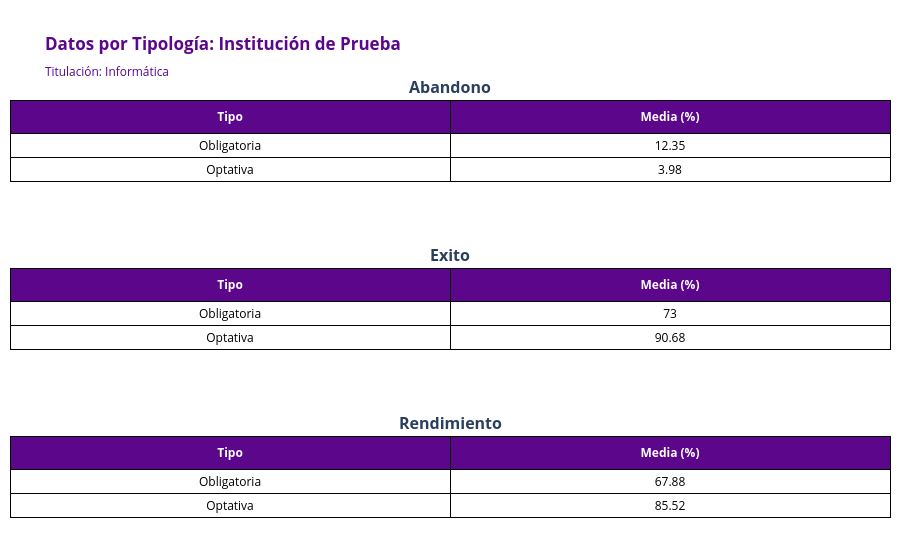

This figure's notebook cell:
### Markdown cell above
### Grafico Tabla Tipologia

### Code cell
import pandas as pd
import plotly.graph_objects as go
from plotly.subplots import make_subplots

def create_static_graph_course_tables(df, nombre_institucion, nombre_titulacion):
    # Agrupar por Curso y Tasa, calculando la media del Valor
    df_agrupado = df.groupby(['Tipo', 'Tasa'])['Valor'].mean().reset_index()
    df_agrupado['Valor'] = df_agrupado['Valor'].round(2)
    
    # Ordenar por Curso y Tasa
    df_agrupado = df_agrupado.sort_values(['Tipo', 'Tasa'])
    
    # Obtener las tasas únicas
    tasas_unicas = df_agrupado['Tasa'].unique()
    num_tasas = len(tasas_unicas)
    
    # Crear subplots - una tabla por tasa
    fig = make_subplots(
        rows=num_tasas, 
        cols=1,
        subplot_titles=[f"<b>{tasa}</b>" for tasa in tasas_unicas],
        specs=[[{"type": "table"}] for _ in range(num_tasas)],
        vertical_spacing=0.12,
        row_heights=[300 for _ in range(num_tasas)]
    )
    
    # Crear una tabla para cada tasa
    for i, tasa in enumerate(tasas_unicas, 1):
        df_tasa = df_agrupado[df_agrupado['Tasa'] == tasa]
        
        fig.add_trace(
            go.Table(
                header=dict(
                    values=["<b>Tipo</b>", "<b>Media (%)</b>"],
                    fill_color='#5C068C',
                    align='center',
                    font=dict(color='white', size=12),
                    line_color='black',
                    height=28
                ),
                cells=dict(
                    values=[df_tasa['Tipo'], df_tasa['Valor']],
                    fill_color='white',
                    align=['center', 'center'],
                    font=dict(color='black', size=12),
                    line_color='black',
                    height=24
                )
            ),
            row=i, col=1
        )
    
    # Actualizar el diseño de la figura
    fig.update_layout(
        title=f"<b>Datos por Tipología: {nombre_institucion}</b><br><sub>Titulación: {nombre_titulacion}</sub>",
        title_font_color='#5C068C',
        margin=dict(l=10, r=10, t=100, b=10),
        showlegend=False
    )

    fig.write_image("./output/type_tables.png")
    return fig

create_static_graph_course_tables(dataset, "Institución de Prueba", "Informática")

### Figure 1 — Plotly figure (JSON) as saved in the notebook; plotly's stock layout.template omitted (floating-point values rounded to 4 significant figures)
{"data": [{"cells": {"align": ["center", "center"], "fill": {"color": "white"}, "font": {"color": "black", "size": 12}, "height": 24, "line": {"color": "black"}, "values": [["Obligatoria", "Optativa"], [12.35, 3.98]]}, "domain": {"x": [0, 1], "y": [0.7467, 1.0]}, "header": {"align": "center", "fill": {"color": "#5C068C"}, "font": {"color": "white", "size": 12}, "height": 28, "line": {"color": "black"}, "values": ["<b>Tipo</b>", "<b>Media (%)</b>"]}, "type": "table"}, {"cells": {"align": ["center", "center"], "fill": {"color": "white"}, "font": {"color": "black", "size": 12}, "height": 24, "line": {"color": "black"}, "values": [["Obligatoria", "Optativa"], [73, 90.68]]}, "domain": {"x": [0, 1], "y": [0.3733, 0.6267]}, "header": {"align": "center", "fill": {"color": "#5C068C"}, "font": {"color": "white", "size": 12}, "height": 28, "line": {"color": "black"}, "values": ["<b>Tipo</b>", "<b>Media (%)</b>"]}, "type": "table"}, {"cells": {"align": ["center", "center"], "fill": {"color": "white"}, "font": {"color": "black", "size": 12}, "height": 24, "line": {"color": "black"}, "values": [["Obligatoria", "Optativa"], [67.88, 85.52]]}, "domain": {"x": [0, 1], "y": [0, 0.2533]}, "header": {"align": "center", "fill": {"color": "#5C068C"}, "font": {"color": "white", "size": 12}, "height": 28, "line": {"color": "black"}, "values": ["<b>Tipo</b>", "<b>Media (%)</b>"]}, "type": "table"}], "layout": {"annotations": [{"font": {"size": 16}, "showarrow": false, "text": "<b>Abandono</b>", "x": 0.5, "xanchor": "center", "xref": "paper", "y": 1.0, "yanchor": "bottom", "yref": "paper"}, {"font": {"size": 16}, "showarrow": false, "text": "<b>Exito</b>", "x": 0.5, "xanchor": "center", "xref": "paper", "y": 0.6267, "yanchor": "bottom", "yref": "paper"}, {"font": {"size": 16}, "showarrow": false, "text": "<b>Rendimiento</b>", "x": 0.5, "xanchor": "center", "xref": "paper", "y": 0.2533, "yanchor": "bottom", "yref": "paper"}], "margin": {"b": 10, "l": 10, "r": 10, "t": 100}, "showlegend": false, "title": {"font": {"color": "#5C068C"}, "text": "<b>Datos por Tipología: Institución de Prueba</b><br><sub>Titulación: Informática</sub>"}}}
